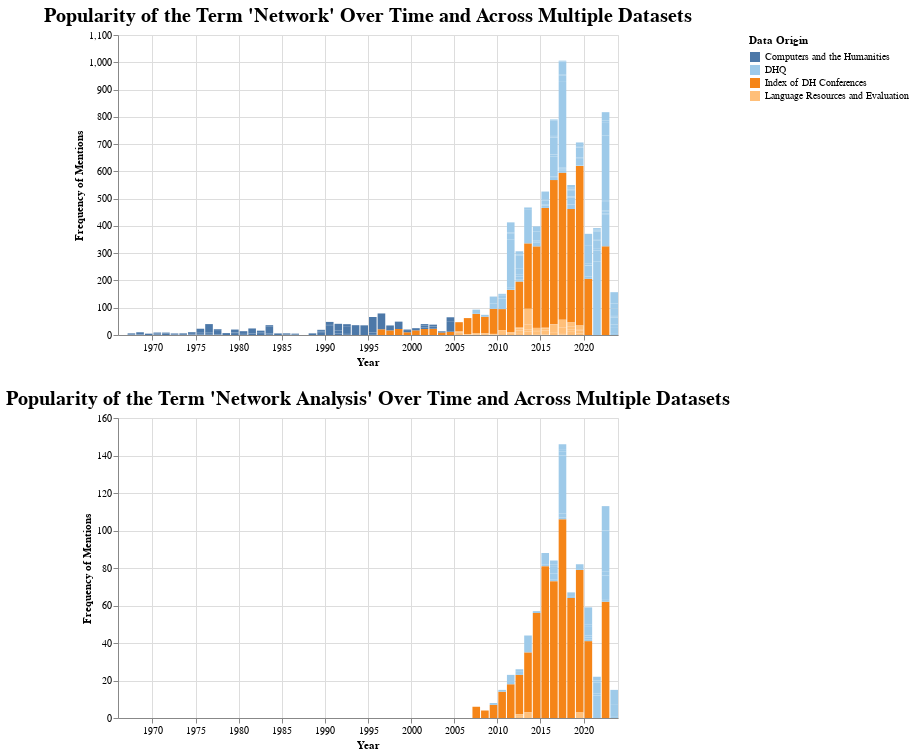

The code cell stored with this chart in its notebook:
### Code cell
network_analysis_chart

### Figure 1 — Vega-Lite specification as saved in the notebook (floating-point values rounded to 4 significant figures; data arrays with more than 128 entries replaced by an {"elided": "..."} marker saying what was removed)
{"config": {"view": {"continuousWidth": 300, "continuousHeight": 300}, "axis": {"labelFont": "Garamond", "titleFont": "Garamond"}, "legend": {"labelFont": "Garamond", "titleFont": "Garamond"}, "title": {"anchor": "middle", "font": "Garamond", "fontSize": 20}}, "vconcat": [{"mark": {"type": "bar"}, "data": {"name": "data-1e11b0a813ace56fddcfe863968dc732"}, "encoding": {"color": {"field": "data_origin", "legend": {"labelLimit": 0, "symbolLimit": 0, "title": "Data Origin"}, "scale": {"scheme": "tableau20"}, "sort": {"field": "counts", "op": "sum", "order": "descending"}, "type": "nominal"}, "opacity": {"condition": {"param": "param_10", "value": 1}, "value": 0.2}, "tooltip": [{"field": "data_origin", "title": "Data Origin", "type": "nominal"}, {"field": "Raw Frequency of Mentions", "type": "quantitative"}, {"field": "date", "format": "%Y", "title": "Date", "type": "temporal"}, {"field": "Frequency of Mentions Scaled by Total Tokens", "format": ".2f", "title": "Frequency of Mentions Scaled by Total Tokens (Percentage)", "type": "quantitative"}, {"field": "total_tokens", "title": "Total Tokens", "type": "quantitative"}], "x": {"axis": {"title": "Year"}, "field": "date", "timeUnit": "year", "type": "temporal"}, "y": {"axis": {"title": "Frequency of Mentions"}, "field": "y", "type": "quantitative"}}, "name": "view_7", "title": "Popularity of the Term 'Network' Over Time and Across Multiple Datasets", "transform": [{"calculate": "datum[param_9]", "as": "y"}], "width": 500}, {"mark": {"type": "bar"}, "data": {"name": "data-f89fa7ceb03985900db893c692ce39a5"}, "encoding": {"color": {"field": "data_origin", "legend": {"labelLimit": 0, "symbolLimit": 0, "title": "Data Origin"}, "scale": {"scheme": "tableau20"}, "sort": {"field": "counts", "op": "sum", "order": "descending"}, "type": "nominal"}, "opacity": {"condition": {"param": "param_11", "value": 1}, "value": 0.2}, "tooltip": [{"field": "data_origin", "title": "Data Origin", "type": "nominal"}, {"field": "Raw Frequency of Mentions", "type": "quantitative"}, {"field": "date", "format": "%Y", "title": "Date", "type": "temporal"}, {"field": "Frequency of Mentions Scaled by Total Tokens", "format": ".2f", "title": "Frequency of Mentions Scaled by Total Tokens (Percentage)", "type": "quantitative"}, {"field": "total_tokens", "title": "Total Tokens", "type": "quantitative"}], "x": {"axis": {"title": "Year"}, "field": "date", "timeUnit": "year", "type": "temporal"}, "y": {"axis": {"title": "Frequency of Mentions"}, "field": "y", "type": "quantitative"}}, "name": "view_8", "title": "Popularity of the Term 'Network Analysis' Over Time and Across Multiple Datasets", "transform": [{"calculate": "datum[param_9]", "as": "y"}], "width": 500}], "datasets": {"data-1e11b0a813ace56fddcfe863968dc732": {"elided": "416 records"}, "data-f89fa7ceb03985900db893c692ce39a5": {"elided": "416 records"}}, "params": [{"name": "param_9", "bind": {"input": "select", "options": ["Raw Frequency of Mentions", "Frequency of Mentions Scaled by Total Tokens"], "name": "Select Counting Method on Y Axis"}, "value": "Raw Frequency of Mentions"}, {"name": "param_10", "select": {"type": "point", "fields": ["data_origin"]}, "bind": "legend", "views": ["view_7"]}, {"name": "param_11", "select": {"type": "point", "fields": ["data_origin"]}, "bind": "legend", "views": ["view_8"]}], "$schema": "https://vega.github.io/schema/vega-lite/v5.15.1.json"}
